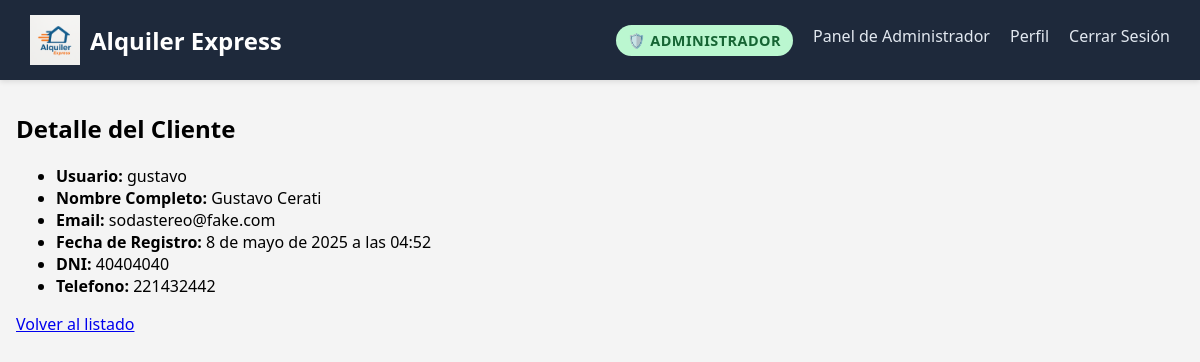
Screenshot of /usuarios/panel-emp/lista-clientes/8/ (signed in) with the database file from the repository.
### gestion_usuarios/models.py (models this page shows, shortened)
class Usuario(AbstractUser):
    dni = models.PositiveIntegerField(max_length=10, unique=True)
    telefono = models.PositiveIntegerField(max_length=20)

### gestion_usuarios/views.py (the view)
# urls.py: path('panel-emp/lista-clientes/<int:user_id>/', views.detalle_cliente, name='detalle-cliente'),
@login_required
@user_passes_test(es_empleado)
def detalle_cliente(request, user_id):
    cliente = get_object_or_404(Usuario, id=user_id, is_staff=False, is_superuser=False)
    return render(request, 'gestion_usuarios/detalle-cliente.html', {'cliente': cliente})

### gestion_usuarios/views.py (called while the page is built)
def es_empleado(user):
    return user.is_authenticated and user.is_staff

### templates/gestion_usuarios/detalle-cliente.html
{% extends 'base.html' %}
{% load static %}
{% block content %}
<h2>Detalle del Cliente</h2>
<ul>
    <li><strong>Usuario:</strong> {{ cliente.username }}</li>
    <li><strong>Nombre Completo:</strong> {{ cliente.first_name}}</li>
    <li><strong>Email:</strong> {{ cliente.email }}</li>
    <li><strong>Fecha de Registro:</strong> {{ cliente.date_joined }}</li>
    <li><strong>DNI:</strong> {{ cliente.dni}}</li>
    <li><strong>Telefono:</strong> {{ cliente.telefono}}</li>
  </ul>
<a href="{% url 'lista-clientes' %}" class="btn btn-secondary">Volver al listado</a>
{% endblock %}

### static/styles/base.css (style rules this page uses)
body { margin: 0; font-family: 'Segoe UI', sans-serif; background-color: #f4f4f4; }

### rows the page displays
Usuario: username "gustavo", first_name "Gustavo Cerati", email "sodastereo@fake.com", date_joined "8 de mayo de 2025 a las 04:52", dni "40404040", telefono "221432442"
